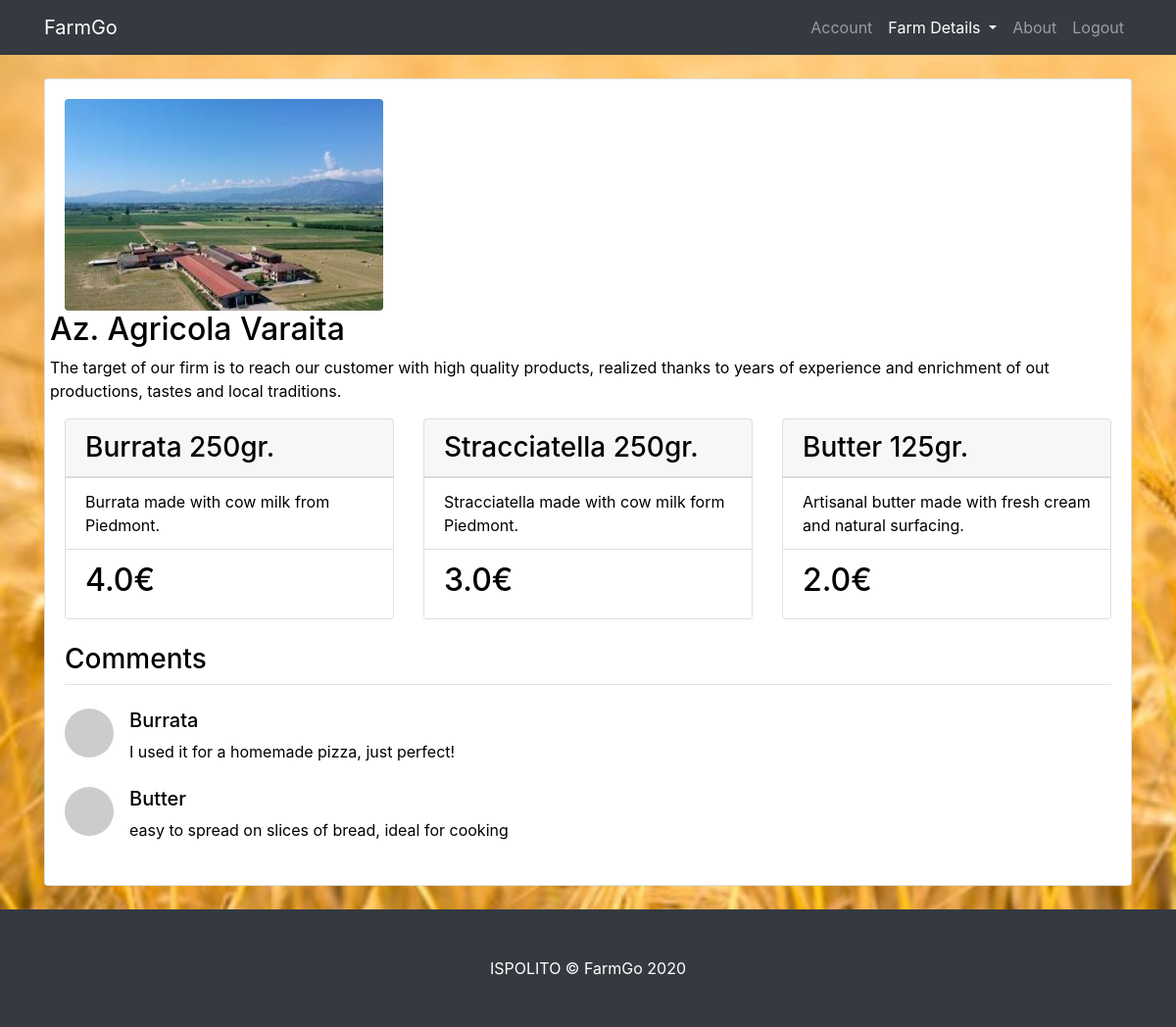
Page /post/4 (signed in) on the committed database.
### FlaskBlog/models.py (models this page shows, shortened)
class Post(db.Model):
    id = db.Column(db.Integer, primary_key=True)
    title = db.Column(db.String(100), nullable=False)
    date_posted = db.Column(db.DateTime, nullable=False, default=datetime.utcnow)
    image_farm_file = db.Column(db.String(20), nullable=False, default='farm_pic.jpg')
    content = db.Column(db.Text, nullable=False)
    user_id = db.Column(db.Integer, db.ForeignKey('user.id'), nullable=False)
    user_order_farms = db.relationship('PurchaseInfo', backref='farm_that_sold', lazy=True)
    user_order_comment_farms = db.relationship('Comments', backref='farm_got_commented', lazy=True)
    city = db.Column(db.String(20), nullable=False, default='Torino')

class ProductItem(db.Model):
    __tablename__ = 'products'
    id = db.Column(db.Integer, primary_key=True)
    name = db.Column(db.String(64), unique=False)
    descr = db.Column(db.Text, unique=True, nullable=True)
    price = db.Column(db.Float, nullable=False)
    user_id = db.Column(db.Integer, db.ForeignKey('user.id'), nullable=False)
    cartitems = db.relationship('PurchaseInfo', backref='product_name', lazy=True)

class Comments(db.Model):
    id = db.Column(db.Integer, primary_key=True)
    title_comment = db.Column(db.String(100), nullable=False)
    comment = db.Column(db.Text, nullable=False)
    user_id = db.Column(db.Integer, db.ForeignKey('user.id'), nullable=False)
    post_id = db.Column(db.Integer, db.ForeignKey('post.id'), nullable=False)

### FlaskBlog/routes.py (the view)
@app.route('/post/<int:post_id>')
@login_required
def post(post_id):
    post = Post.query.get_or_404(post_id)
    products = ProductItem.query.all()
    purchased = PurchaseInfo.query.filter_by(user_id=current_user.id, post_id=post.id)
    comments = Comments.query.filter_by(farm_got_commented=post)
    specific_products=[]
    for product in products:
        if product.user_id == post.user_id:
            specific_products.append(product)
    num = len(specific_products)
    num_range = range(num)
    return render_template('post.html', title=post.title, post=post,
                           specific_products=specific_products, purchased=purchased, comments=comments, num=num, num_range=num_range)

### FlaskBlog/models.py (called while the page is built)
@login_manager.user_loader
def load_user(id):
    return User.query.get(int(id))

### FlaskBlog/templates/post.html (shortened to what this page needs)
{% extends 'layout.html' %}
{% block content %}
    <div class="card mb-4">
          <div class="card-body">
            <div class="row">
              <div class="col-lg-6">
                <a href="#">
                  <img class="img-fluid rounded" src={{ url_for('static', filename='Pics/' + post.image_farm_file) }}>
                </a>
              </div>
                                {% if current_user.role == 'producer' %}
                                             <article class="media content-section">
                                                  <div class="media-body">
                                                    <h2 class="article-title">{{ post.title }}</h2>
                                                      <p class="article-content">{{ post.content }}</p>
                                                  </div>
                                            </article>
                             {% endif %}
            </div>
          <div class="row">
                            {% for product in specific_products %}
                            <div class="col-lg-4 mb-4">
                                <div class="card h-100">
                                <h3 class="card-header">{{ product.name }}</h3>
                                    <ul class="list-group list-group-flush">
                                        <li class="list-group-item">{{ product.descr }}</li>
                                        <li class="list-group-item"><h2>{{ product.price }}€</h2></li>
                                    </ul>
                                </div>
                            </div>
                            {% endfor %}
            </div>
              <legend class="border-bottom mb-4"><h3>Comments</h3></legend>
              {% for com in comments %}
                        <div class="media mb-4">
                          <img class="d-flex mr-3 rounded-circle" src="http://placehold.it/50x50" alt="">
                          <div class="media-body">
                            <h5 class="mt-0">{{ com.title_comment }}</h5>
                          {{ com.comment }}
                          </div>
                        </div>
              {% endfor %}
          </div>
    </div>
{% endblock content %}

### FlaskBlog/static/css/modern-business.css (style rules this page uses)
body { padding-top: 56px; }

### rows in the picture
Post: image_farm_file (picture), title "Az. Agricola Varaita", content "The target of our firm is to reach our customer with high quality products, realized thanks to years of experience and enrichment of out productions, tastes and local traditions."
ProductItem: name "Burrata 250gr.", descr "Burrata made with cow milk from Piedmont.", price "4.0"
ProductItem: name "Stracciatella 250gr.", descr "Stracciatella made with cow milk form Piedmont.", price "3.0"
ProductItem: name "Butter 125gr.", descr "Artisanal butter made with fresh cream and natural surfacing.", price "2.0"
Comments: title_comment "Burrata", comment "I used it for a homemade pizza, just perfect!"
Comments: title_comment "Butter", comment "easy to spread on slices of bread, ideal for cooking"
